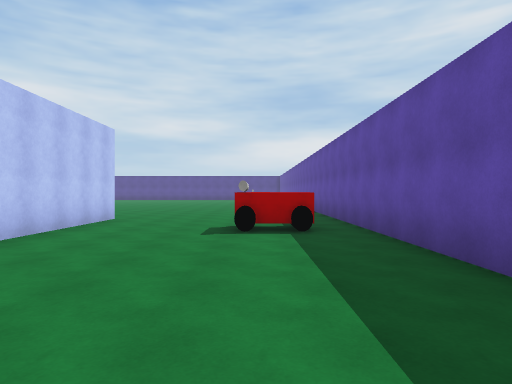
view 1 (above)

21 first-person views from a walk through a Unity game level. The camera is 1.5 m above the floor, looks level and sees 75° across. The floor is counted in squares, 2 m on a side. Each view is taken from the middle of a square. On the plan, view 1 faces up. The plan holds only what a view shows up to about 11 squares ahead; the rest is blank. The place goes on beyond the plan. Surface patterns are stand-ins for the level's own textures.

view 2
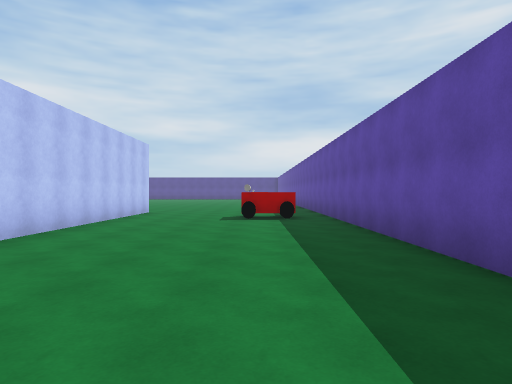

view 3
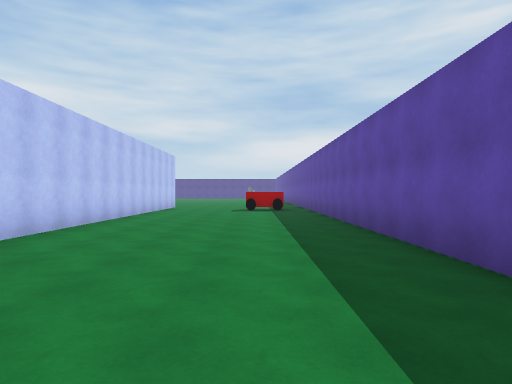

view 4
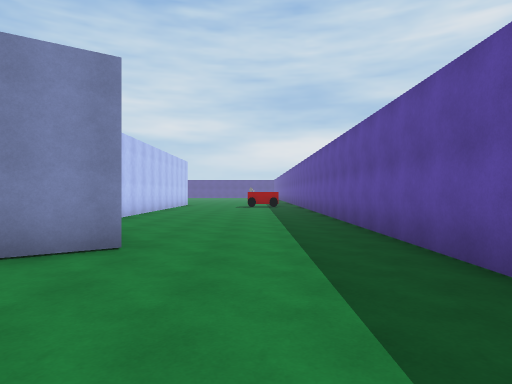

view 5
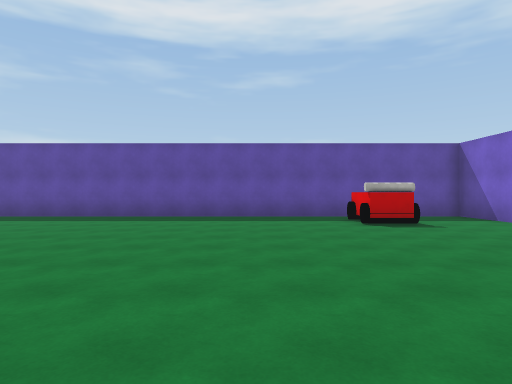

view 6
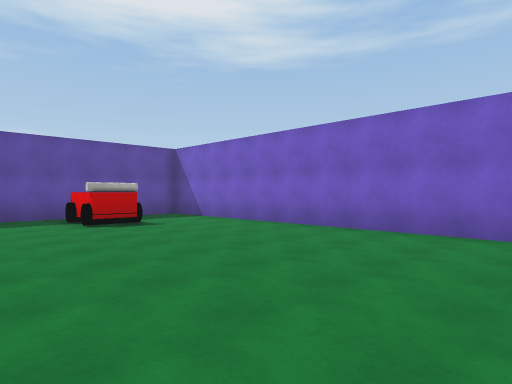

view 7
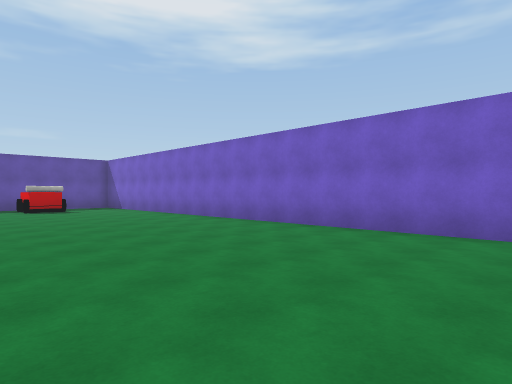

view 8
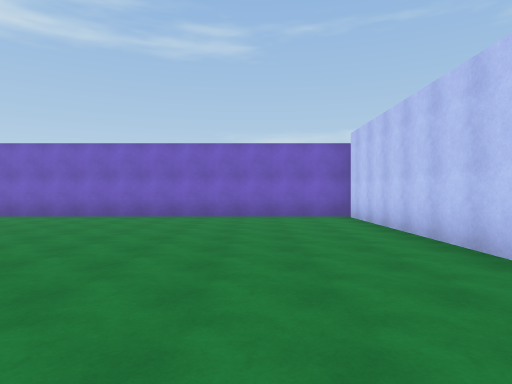

view 9
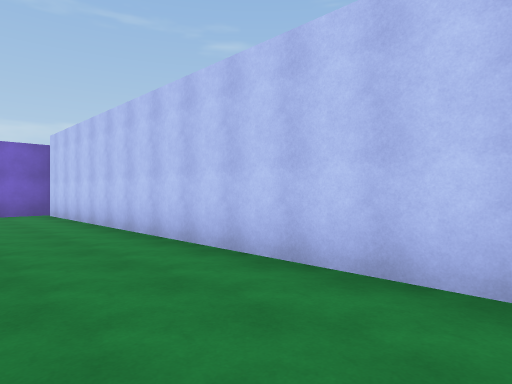

view 10
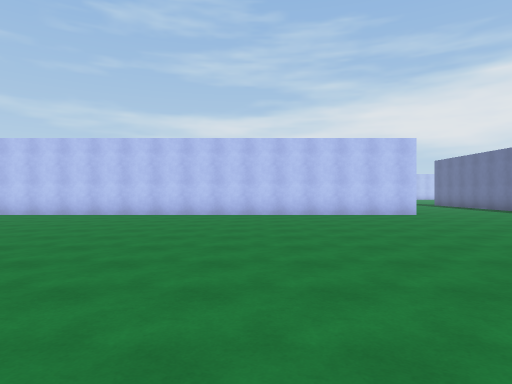

view 11
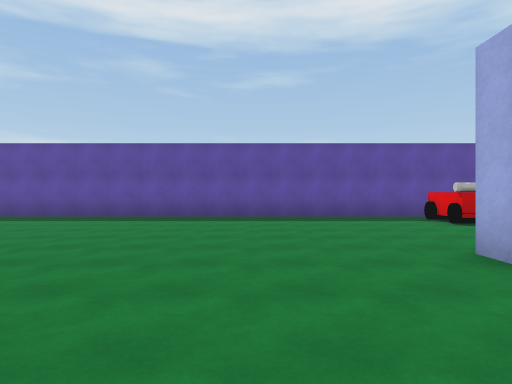

view 12
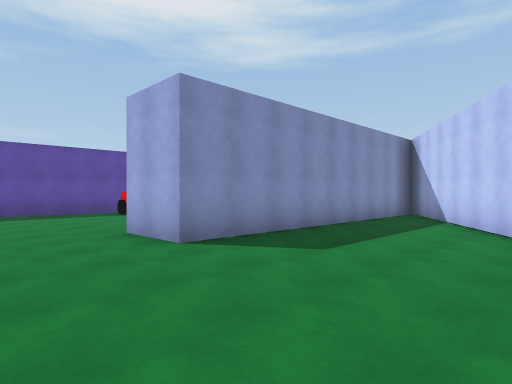

view 13
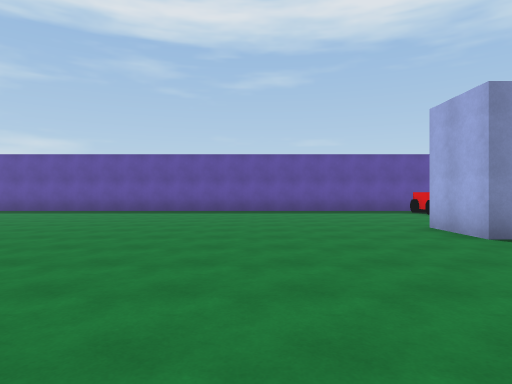

view 14
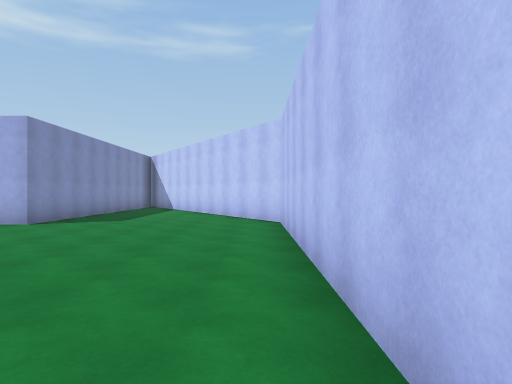

view 15
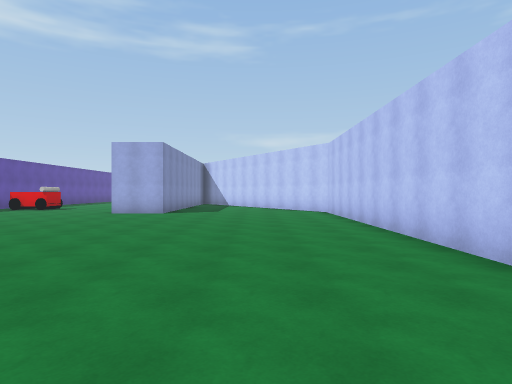

view 16
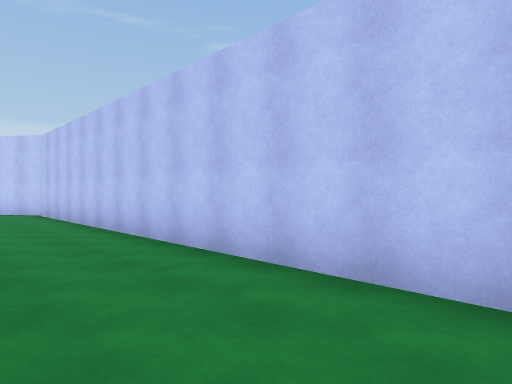

view 17
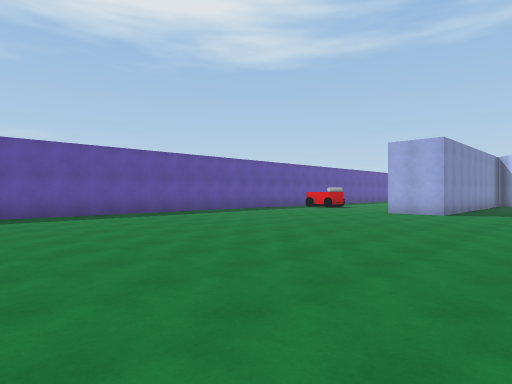

view 18
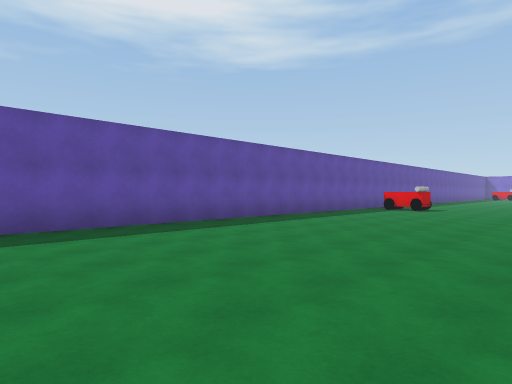

view 19
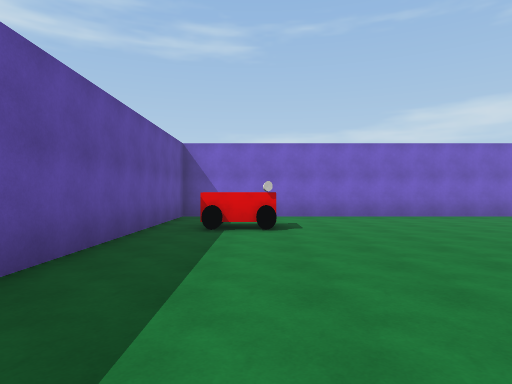

view 20
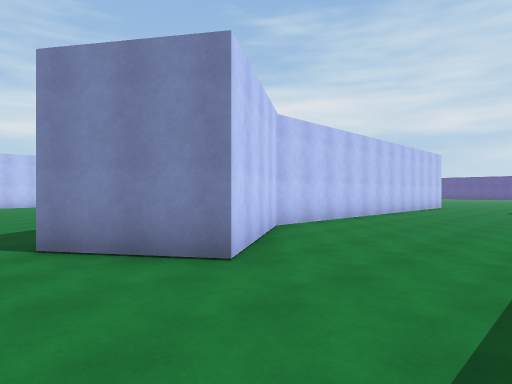

view 21
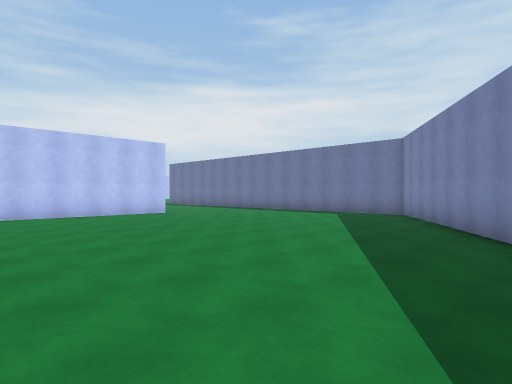

### Floor plan
Points are (right, up) in squares from view 1. A wall is a line through its corners. A room is listed if a view was taken in it or the views show most of it. See-through windows are left out.
Room 1 (views 1, 2, 11, 12, 13, 14, 15, 16, 17, 18)
walls: (-5.8, 0.6) (-5.8, 9.3) (-3.9, 9.3) (-3.9, -2.4) (-1.8, -5.6); (-11.6, 20.8) (-11.6, 9) (-5.9, 0.5); (2.3, -4.6) (2.3, 20.1)
ways out: opening at (0.5, -5.2) to room 2
objects: other object (0, 7) to (1, 7)
Room 2 (views 3, 4, 5, 6, 7, 8, 9, 10, 19, 20, 21)
walls: (-7.8, -1.2) (-11.2, 4); (-17.8, -0.8) (-17.8, -17.9); (-18, -18.3) (2.3, -18.3) (2.3, -4.6); (-1.8, -5.6) (-3.9, -7)
ways out: opening at (0.5, -5.2) to room 1
objects: other object (0, -15) to (1, -15)

Where each view was taken, in squares from view 1:
view 1: 0 up, 0 right, facing up
view 2: 3 down, 0 right, facing up
view 3: 7 down, 0 right, facing up
view 4: 10 down, 0 right, facing up
view 5: 12 down, 8 left, facing right
view 6: 12 down, 8 left, facing down-right
view 7: 12 down, 14 left, facing down-right
view 8: 8 down, 15 left, facing down
view 9: 6 down, 15 left, facing down-left
view 10: 6 down, 7 left, facing left
view 11: 12 up, 8 left, facing right
view 12: 12 up, 10 left, facing down-right
view 13: 13 up, 11 left, facing right
view 14: 17 up, 11 left, facing down
view 15: 21 up, 9 left, facing down
view 16: 21 up, 9 left, facing down-left
view 17: 21 up, 9 left, facing down-right
view 18: 21 up, 5 left, facing down-right
view 19: 8 down, 0 right, facing down
view 20: 8 down, 1 right, facing up-left
view 21: 7 down, 7 left, facing up-left
